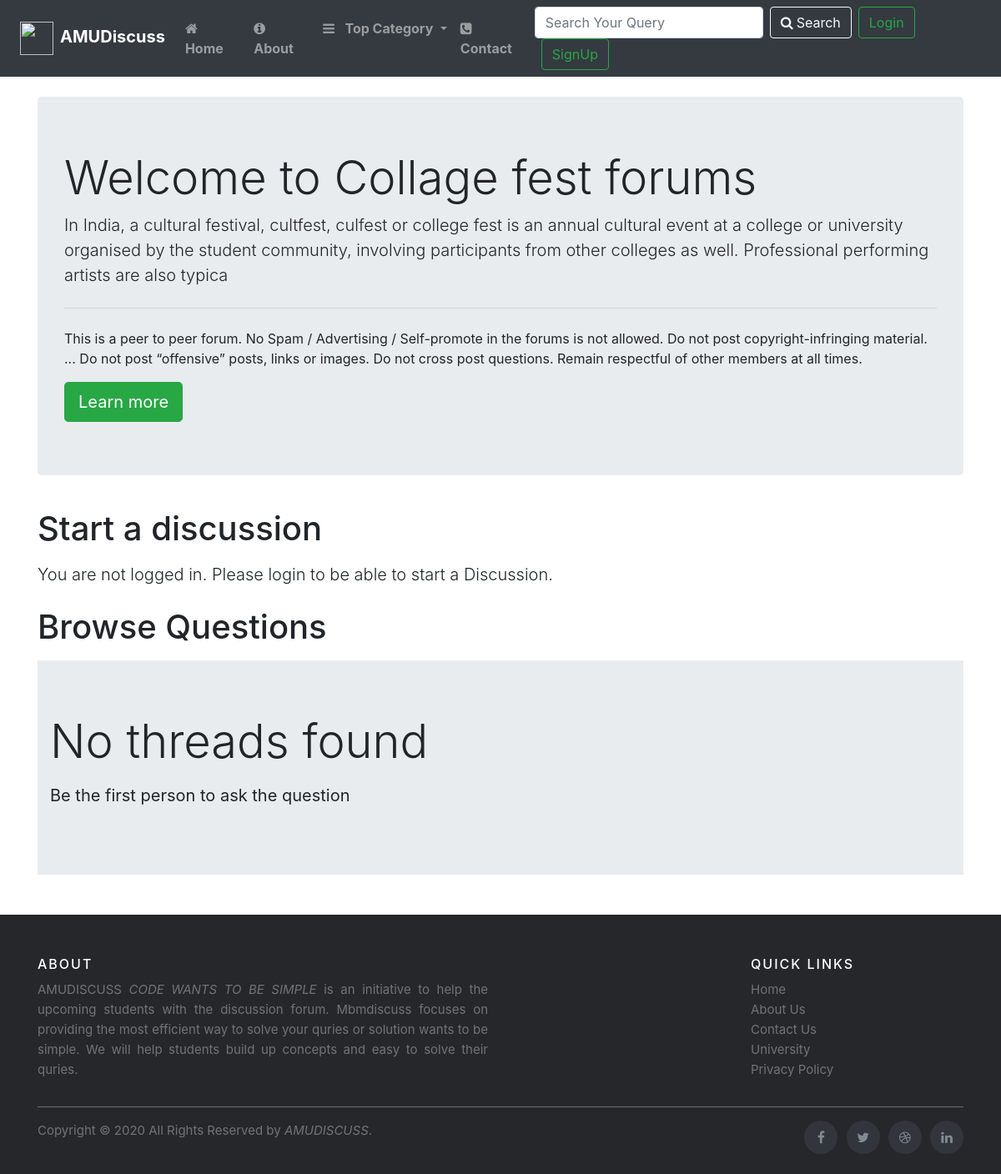
Page /threadlist.php?catid=5 on the committed database.
### tables this page shows
CREATE TABLE `categories` (
  `category_id` int(8) NOT NULL,
  `category_name` varchar(255) NOT NULL,
  `category_description` varchar(255) NOT NULL,
  `created` datetime DEFAULT current_timestamp()
);

### threadlist.php (the view, shortened to what this page needs)
<!doctype html>
<html lang="en">
<head>
    <link rel="stylesheet" href="https://stackpath.bootstrapcdn.com/bootstrap/4.5.0/css/bootstrap.min.css"
>
        <link rel="stylesheet" href="https://cdnjs.cloudflare.com/ajax/libs/font-awesome/4.7.0/css/font-awesome.min.css">
</head>
<body>
    <?php include 'partial/_header.php'; ?>
    <?php
      $id=$_GET['catid'];
      $sql="SELECT * FROM `categories` WHERE `category_id`=$id";
      $result=mysqli_query($conn, $sql);
      while($row=mysqli_fetch_assoc($result)){
       $catname=$row['category_name'];
       $catdesc=$row['category_description'];
      }
    ?>
    <div class="container my-4">
        <div class="jumbotron">
            <h1 class="display-4">Welcome to <?php echo $catname; ?> forums</h1>
            <p class="lead"><?php echo $catdesc; ?></p>
            <hr class="my-4">
            <p>This is a peer to peer forum. No Spam / Advertising /
                Self-promote in the forums is not allowed. Do not post copyright-infringing material. ...
                Do not post “offensive” posts, links or images. Do not cross post questions.
                Remain respectful of other members at all times.</p>
            <a class="btn btn-success btn-lg" href="#" role="button">Learn more</a>
        </div>
    </div>
    <?php
 if(isset($_SESSION['loggedin']) && $_SESSION['loggedin']=true){
    echo '<div class="container">
        <h1 class="py-2">Start a discussion</h1>
        <form action="'.$_SERVER['REQUEST_URI'].'" method="post">
    <div class="form-group">
        <label for="title">Problem Title</label>
        <input type="text" class="form-control" id="title" name="title" aria-describedby="titleHelp" Required>
        <small id="titleHelp" class="form-text text-muted">Keep your title as short and crisp as
            possible</small>
    </div>
    <input type="hidden" name="sno" value="'.$_SESSION['sno'].'">
    <div class="form-group">
        <label for="exampleFormControlTextarea1">Elaborate Your Problem</label>
        <textarea class="form-control" id="desc" name="desc" rows="3" required></textarea>
    </div>
    <button type="submit" class="btn btn-success">Submit</button>
    </form>
    </div>';
    }
    else{
    echo '   <div class="container">
    <h1 class="py-2">Start a discussion</h1>
    <p class="lead">You are not logged in. Please login to be able to start a Discussion.</p>
  </div>';
    }
    ?>
    <div class="container mb-5">
        <h1 class="py-2">Browse Questions</h1>
        <?php
      $noResult=true;
    if($noResult){
        echo '<div class="jumbotron jumbotron-fluid">
        <div class="container">
          <p class="display-4">No threads found</p>
          <p class="lead"><b>Be the first person to ask the question</b></p>
        </div>
      </div>';
    }
    ?>
    </div>
    <?php include 'partial/footer.php';  ?>
</body>
</html>

### rows in the picture
categories: category_name "Collage fest", category_description "In India, a cultural festival, cultfest, culfest or college fest is an annual cultural event at a college or university organised by the student community, involving participants from other colleges as well. Professional performing artists are also typica"
